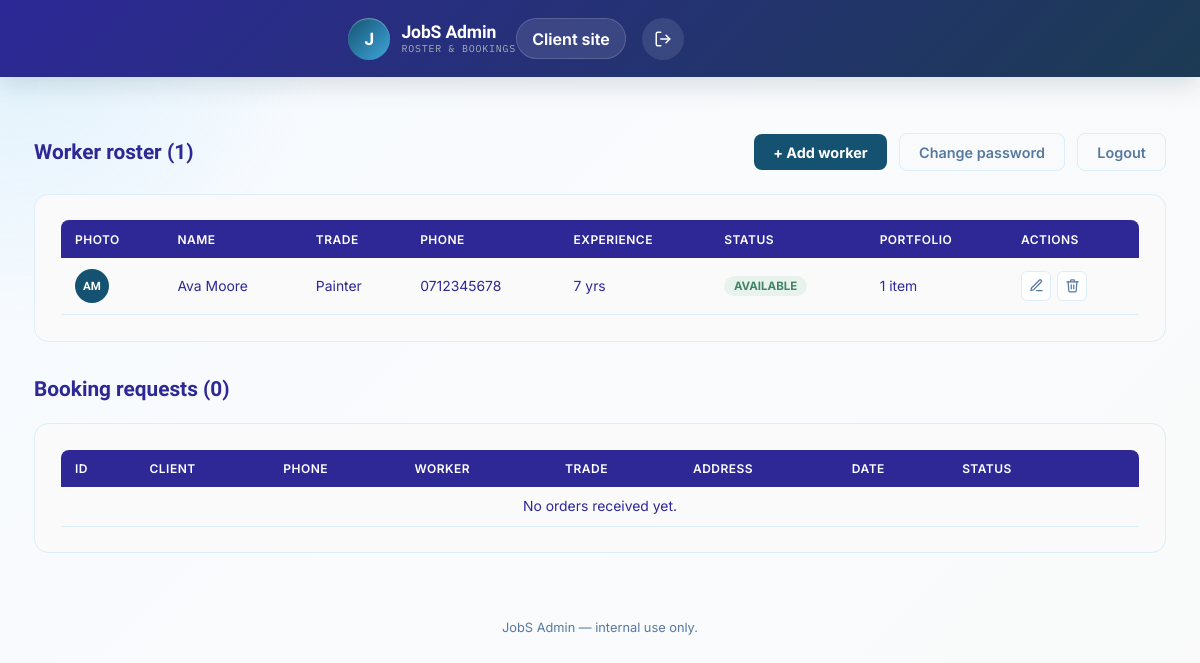
/admin (signed in), run on an earlier commit of the app's database.
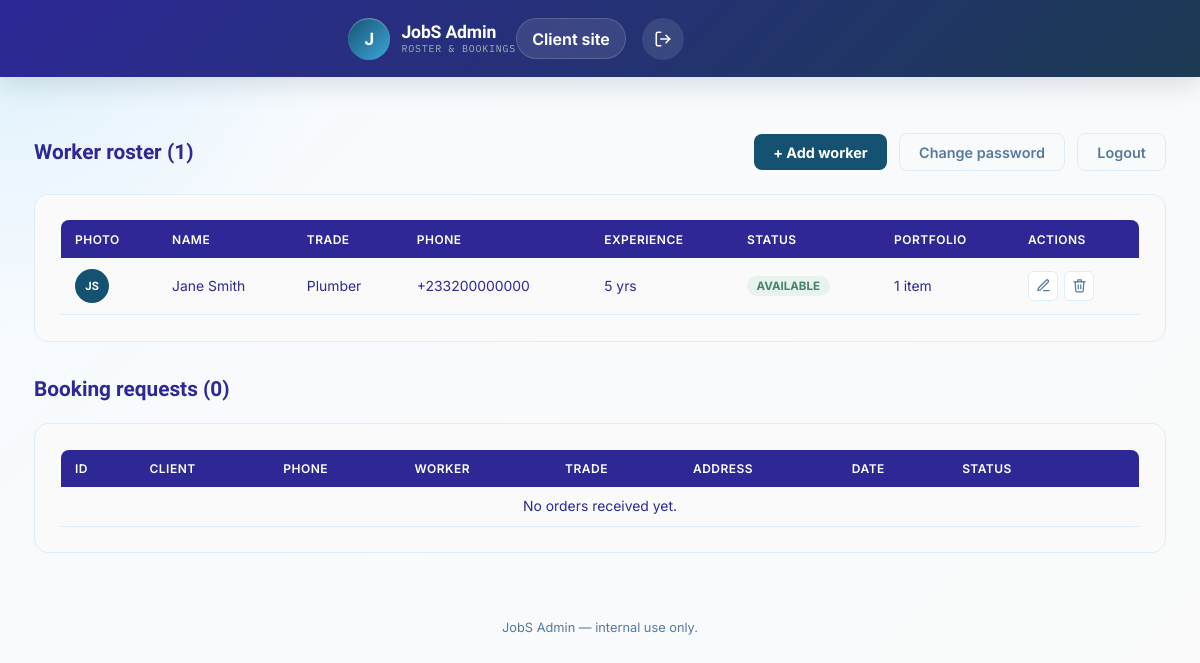
And on a later commit of the database.
### app.py (models this page shows, shortened)
class Worker(db.Model):
    __tablename__ = 'workers'
    id = db.Column(db.Integer, primary_key=True)
    name = db.Column(db.String(100), nullable=False)
    trade = db.Column(db.String(50), nullable=False)
    phone = db.Column(db.String(20), nullable=False)
    location = db.Column(db.String(120), nullable=True)
    hourly_rate = db.Column(db.Float, nullable=True, default=0)
    experience_years = db.Column(db.Integer, nullable=False)
    bio = db.Column(db.Text, nullable=True)
    availability = db.Column(db.Text, nullable=True)
    status = db.Column(db.String(20), default='Available')
    photo_filename = db.Column(db.String(255), nullable=True)
    created_at = db.Column(db.DateTime, server_default=db.func.now())
    portfolio_images = db.relationship(
        'PortfolioImage', backref='worker', cascade='all, delete-orphan', lazy=True
    )
    @property
    def photo_url(self):
        if self.photo_filename:
            return uploaded_file_url('workers', self.photo_filename)
        return None
    @property
    def initials(self):
        parts = self.name.split()
        return ''.join(p[0] for p in parts[:2]).upper()

### app.py (the view)
@app.route('/admin')
def admin_dashboard():
    workers = Worker.query.order_by(Worker.id.desc()).all()
    bookings = Booking.query.order_by(Booking.id.desc()).all()
    return render_template('admin/dashboard.html', workers=workers, bookings=bookings)

### app.py (called while the page is built)
@app.context_processor
def inject_user_context():
    return {'is_admin': session.get('is_admin', False)}

@app.before_request
def protect_admin_routes():
    if request.path.startswith('/admin') and request.path not in ['/admin/login', '/admin/logout'] and not session.get('is_admin'):
        flash('Please sign in to access the admin portal.', 'error')
        return redirect(url_for('admin_login'))

### templates/admin/dashboard.html (shortened to what this page needs)
<!DOCTYPE html>
<html lang="en">
<head>
<link rel="stylesheet" href="{{ url_for('static', filename='style.css') }}">
</head>
<body>
<header class="site-head">
  <div class="header-actions">
    <a href="/" class="brand-link" aria-label="Go to the homepage">
      <span class="brand-mark">J</span>
      <span class="brand-copy">
        <strong>JobS Admin</strong>
        <small>Roster & bookings</small>
      </span>
    </a>
  </div>
  <div class="header-actions">
    <a href="/" class="portal-pill">Client site</a>
    <a href="/admin/logout" class="icon-link" aria-label="Sign out">
      <svg viewBox="0 0 24 24" fill="none" stroke="currentColor" stroke-width="2" stroke-linecap="round" stroke-linejoin="round">
        <path d="M9 21H5a2 2 0 0 1-2-2V5a2 2 0 0 1 2-2h4"></path>
        <polyline points="16 17 21 12 16 7"></polyline>
        <line x1="21" y1="12" x2="9" y2="12"></line>
      </svg>
    </a>
  </div>
</header>
<div class="wrap" style="padding-top: 1.5rem;">
  <div class="admin-topbar">
    <h2>Worker roster ({{ workers|length }})</h2>
    <div style="display:flex; gap:0.75rem; flex-wrap:wrap; align-items:center;">
      <a href="{{ url_for('add_worker') }}" class="btn-solid" style="text-decoration:none; display:inline-block; padding:0.6rem 1.2rem;">+ Add worker</a>
      <a href="{{ url_for('change_password') }}" class="btn-ghost" style="text-decoration:none; display:inline-block; padding:0.6rem 1.2rem;">Change password</a>
      <a href="{{ url_for('admin_logout') }}" class="btn-ghost" style="text-decoration:none; display:inline-block; padding:0.6rem 1.2rem;">Logout</a>
    </div>
  </div>
  <div class="panel" style="margin-top:0;">
    <table class="ledger">
      <thead>
        <tr><th>Photo</th><th>Name</th><th>Trade</th><th>Phone</th><th>Experience</th><th>Status</th><th>Portfolio</th><th>Actions</th></tr>
      </thead>
      <tbody>
        {% for worker in workers %}
        <tr>
          <td>
            {% if worker.photo_url %}
              <img src="{{ worker.photo_url }}" class="row-photo" alt="{{ worker.name }}">
            {% else %}
              <span class="row-avatar-fallback">{{ worker.initials }}</span>
            {% endif %}
          </td>
          <td>{{ worker.name }}</td>
          <td>{{ worker.trade }}</td>
          <td>{{ worker.phone }}</td>
          <td>{{ worker.experience_years }} yrs</td>
          <td><span class="pill {{ 'available' if worker.status == 'Available' else 'booked' }}">{{ worker.status }}</span></td>
          <td>{{ worker.portfolio_images|length }} item{{ 's' if worker.portfolio_images|length != 1 else '' }}</td>
          <td>
            <div class="row-actions">
              <a class="icon-btn" href="{{ url_for('edit_worker', worker_id=worker.id) }}" title="Edit">
                <svg viewBox="0 0 24 24" fill="none" stroke="currentColor" stroke-width="2" stroke-linecap="round" stroke-linejoin="round"><path d="M12 20h9"/><path d="M16.5 3.5a2.1 2.1 0 0 1 3 3L7 19l-4 1 1-4Z"/></svg>
              </a>
              <form action="{{ url_for('delete_worker', worker_id=worker.id) }}" method="POST" onsubmit="return confirm('Remove {{ worker.name|e }} from the roster? This cannot be undone.');">
                <button type="submit" class="icon-btn danger" title="Delete">
                  <svg viewBox="0 0 24 24" fill="none" stroke="currentColor" stroke-width="2" stroke-linecap="round" stroke-linejoin="round"><polyline points="3 6 5 6 21 6"/><path d="M19 6l-1 14a2 2 0 0 1-2 2H8a2 2 0 0 1-2-2L5 6"/><path d="M10 11v6"/><path d="M14 11v6"/><path d="M9 6V4a1 1 0 0 1 1-1h4a1 1 0 0 1 1 1v2"/></svg>
                </button>
              </form>
            </div>
          </td>
        </tr>
        {% else %}
        <tr><td colspan="8" style="text-align:center;">No workers registered yet. Add your first pro above.</td></tr>
        {% endfor %}
      </tbody>
    </table>
  </div>
  <div class="admin-topbar">
    <h2>Booking requests ({{ bookings|length }})</h2>
  </div>
  <div class="panel" style="margin-top:0;">
    <table class="ledger">
      <thead>
        <tr><th>ID</th><th>Client</th><th>Phone</th><th>Worker</th><th>Trade</th><th>Address</th><th>Date</th><th>Status</th><th></th></tr>
      </thead>
      <tbody>
        {% for booking in bookings %}
        <tr>
          <td>#{{ booking.id }}</td>
          <td>{{ booking.client_name }}</td>
          <td>{{ booking.client_phone }}</td>
          <td>{{ booking.worker.name }}</td>
          <td>{{ booking.worker.trade }}</td>
          <td>{{ booking.service_address }}</td>
          <td>{{ booking.booking_date }}</td>
          <td><span class="pill {{ 'confirmed' if booking.status == 'Confirmed' else 'pending' }}">{{ booking.status }}</span></td>
          <td>
            {% if booking.status != 'Confirmed' %}
            <form action="{{ url_for('confirm_booking', booking_id=booking.id) }}" method="POST">
              <button type="submit" class="btn-ghost" style="padding:0.35rem 0.7rem; font-size:0.78rem;">Confirm</button>
            </form>
            {% endif %}
          </td>
        </tr>
        {% else %}
        <tr><td colspan="9" style="text-align:center;">No orders received yet.</td></tr>
        {% endfor %}
      </tbody>
    </table>
  </div>
</div>
<footer class="site-foot">JobS Admin — internal use only.</footer>
</body>
</html>

### static/style.css (style rules this page uses)
:root { --ink: rgb(45, 40, 150); --teal: #155271; --teal-dark: #1f71a8; --coral: #3ea6db; --coral-dark: #1a6a92; --sand: #fafafa; --card: #fafafa; --steel: #58799f; --rule: #dceef9; --good: #448369; --danger: #c45858; }
* { margin: 0; padding: 0; box-sizing: border-box; }
body { background: radial-gradient(circle at top left, rgba(102, 194, 241, 0.18), transparent 24%), linear-gradient(135deg, #f7fbff 0%, var(--sand) 100%); color: var(--ink); font-family: 'Inter', sans-serif; -webkit-font-smoothing: antialiased; }
a { color: inherit; }
button { font-family: inherit; }
header.site-head { background: linear-gradient(135deg, var(--ink) 0%, #1c3b53 100%); color: #fff; padding: 1.1rem 2rem; display: grid; grid-template-columns: 1fr auto 1fr; align-items: center; position: sticky; top: 0; z-index: 10; box-shadow: 0 8px 24px rgba(18, 50, 74, 0.14); }
.header-actions { display: flex; align-items: center; justify-self: end; gap: 1rem; }
.brand-link { display: inline-flex; align-items: center; gap: 0.7rem; text-decoration: none; color: #fff; justify-self: center; }
.brand-mark { width: 42px; height: 42px; border-radius: 50%; background: linear-gradient(135deg, var(--teal), var(--coral)); color: #fff; display: flex; align-items: center; justify-content: center; font-family: 'Sora', sans-serif; font-weight: 800; font-size: 1.08rem; box-shadow: inset 0 1px 1px rgba(255,255,255,0.35); }
.brand-copy { display: flex; flex-direction: column; line-height: 1.1; }
.brand-copy strong { font-family: 'Sora', sans-serif; font-size: 1.1rem; letter-spacing: -0.01em; }
.brand-copy small { font-family: 'IBM Plex Mono', monospace; font-size: 0.62rem; color: #a9b0b8; letter-spacing: 0.08em; text-transform: uppercase; margin-top: 0.12rem; }
.icon-link { display: inline-flex; align-items: center; justify-content: center; width: 42px; height: 42px; border-radius: 50%; background: rgba(255,255,255,0.1); color: #fff; text-decoration: none; transition: background 0.2s ease; }
.icon-link svg { width: 18px; height: 18px; }
.portal-pill { display: inline-flex; align-items: center; padding: 0.6rem 0.95rem; border-radius: 999px; background: rgba(255,255,255,0.1); color: #fff; text-decoration: none; font-weight: 650; border: 1px solid rgba(255,255,255,0.16); }
.wrap { width: min(100%, 1180px); margin: 0 auto; padding: 0 1.5rem; }
.btn-solid { flex: 1; background: var(--teal); color: #fff; border: none; padding: 0.7rem; border-radius: 8px; font-weight: 700; cursor: pointer; font-size: 0.9rem; }
.btn-ghost { background: transparent; color: var(--steel); border: 1.5px solid var(--rule); padding: 0.7rem 1.1rem; border-radius: 8px; cursor: pointer; font-weight: 600; font-size: 0.9rem; }
.admin-topbar { display: flex; justify-content: space-between; align-items: center; margin: 2rem 0 1.4rem; }
.admin-topbar h2 { font-family: 'Sora', sans-serif; font-size: 1.3rem; font-weight: 700; }
.panel { background: var(--card); border: 1px solid var(--rule); border-radius: 14px; padding: 1.6rem; margin-bottom: 2.2rem; }
table.ledger { width: 100%; border-collapse: collapse; font-size: 0.87rem; }
table.ledger th { background: var(--ink); color: #fff; text-align: left; padding: 0.7rem 0.9rem; font-weight: 600; font-size: 0.75rem; text-transform: uppercase; letter-spacing: 0.04em; }
table.ledger th:first-child { border-radius: 8px 0 0 0; }
table.ledger th:last-child { border-radius: 0 8px 0 0; }
table.ledger td { padding: 0.7rem 0.9rem; border-bottom: 1px solid var(--rule); vertical-align: middle; }
.row-avatar-fallback { width: 34px; height: 34px; border-radius: 50%; display: inline-flex; align-items: center; justify-content: center; background: var(--teal); color: #fff; font-size: 0.72rem; font-weight: 700; font-family: 'Sora', sans-serif; }
.icon-btn { display: inline-flex; align-items: center; justify-content: center; width: 30px; height: 30px; border-radius: 6px; border: 1px solid var(--rule); background: #fff; cursor: pointer; color: var(--steel); text-decoration: none; }
.icon-btn svg { width: 15px; height: 15px; }
.row-actions { display: flex; gap: 0.4rem; }
.pill { display: inline-block; padding: 0.2rem 0.6rem; border-radius: 999px; font-size: 0.72rem; font-weight: 700; text-transform: uppercase; }
.pill.available { background: #e7f3ec; color: var(--good); }
footer.site-foot { text-align: center; padding: 2rem 0 3rem; color: var(--steel); font-size: 0.8rem; }

What changed in the data, as far as the page shows it:
removed Worker: initials "AM", name "Ava Moore", trade "Painter", phone "0712345678", experience_years "7", status "AVAILABLE", portfolio_images|length "1"
added Worker: initials "JS", name "Jane Smith", trade "Plumber", phone "+233200000000", experience_years "5", status "AVAILABLE", portfolio_images|length "1"
